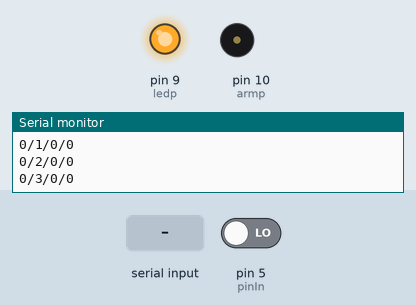
This sketch was run on a simulated SparkFun Pro Micro, built with avr-gcc and run on an emulated ATmega32U4. Shown: output pins drawn as LEDs (lit = HIGH), buzzer (waves = sounding), the last lines printed to the serial monitor. The test bench sets the inputs (shaded band); at power-on: pin 5 (pinIn) LOW. Pins used as bus, display or sensor lines are not drawn.

Above: at 2.8 s.
2.9 s: pin 5 (pinIn) driven HIGH
At 4.2 s:
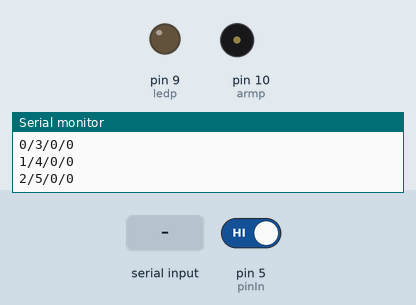
4.5 s: "1\n" received over Serial
At 9.6 s:
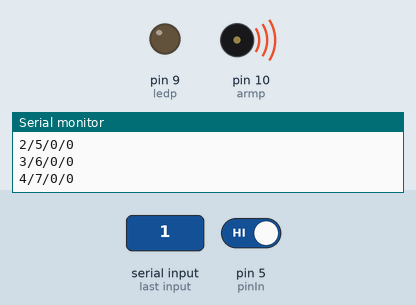
Timing chart, 0 to 29.2 s (numbered marks = the images above; inputs shaded):
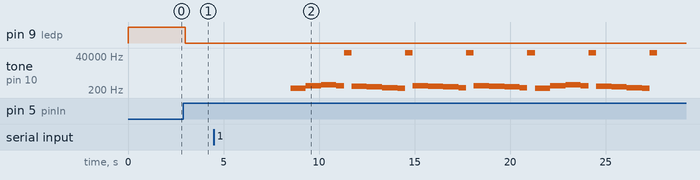

The sketch:

sr502.ino
```cpp
/*
  Music define

*/
#define NOTE_D0 -1
#define NOTE_D1 262
#define NOTE_D2 294
#define NOTE_D3 330
#define NOTE_D4 350
#define NOTE_D5 393
#define NOTE_D6 441
#define NOTE_D7 495

#define NOTE_DL1 131
#define NOTE_DL2 147
#define NOTE_DL3 165
#define NOTE_DL4 175
#define NOTE_DL5 196
#define NOTE_DL6 221
#define NOTE_DL7 248

#define NOTE_DH1 525
#define NOTE_DH2 589
#define NOTE_DH3 661
#define NOTE_DH4 700
#define NOTE_DH5 786
#define NOTE_DH6 882
#define NOTE_DH7 990

#define WHOLE 1
#define HALF 0.5
#define QUARTER 0.25
#define EIGHTH 0.25
#define SIXTEENTH 0.625

//这部分是用英文对应了拍子，这样后面也比较好看
int tune[] =
{
  NOTE_D1,NOTE_D1,NOTE_D5,NOTE_D5,NOTE_D6,NOTE_D6,NOTE_D5,NOTE_D0,
  NOTE_D4,NOTE_D4,NOTE_D3,NOTE_D3,NOTE_D2,NOTE_D2,NOTE_D1,NOTE_D0,
  NOTE_D5,NOTE_D5,NOTE_D4,NOTE_D4,NOTE_D3,NOTE_D3,NOTE_D2,NOTE_D0,
  NOTE_D5,NOTE_D5,NOTE_D4,NOTE_D4,NOTE_D3,NOTE_D3,NOTE_D2,NOTE_D0,
  NOTE_D1,NOTE_D1,NOTE_D5,NOTE_D5,NOTE_D6,NOTE_D6,NOTE_D5,NOTE_D0,
  NOTE_D4,NOTE_D4,NOTE_D3,NOTE_D3,NOTE_D2,NOTE_D2,NOTE_D1,NOTE_D0,

};//这部分就是整首曲子的音符部分，用了一个序列定义为tune，整数

float duration[]=
{
  1,1,1,1,1,1,1,1,
  1,1,1,1,1,1,1,1,
  1,1,1,1,1,1,1,1,
  1,1,1,1,1,1,1,1,
  1,1,1,1,1,1,1,1,
  1,1,1,1,1,1,1,1,

};//这部分是整首曲子的接拍部分，也定义个序列duration，浮点（数组的个数和前面音符的个数是一样的，一一对应么）
int length;//这里定义一个变量，后面用来表示共有多少个音符

/*
  get infrared port
  led OFF as somebody
  led ON is nobody
*/
const int pinIn=5;int stIn=0;
int scount=0;int lcount=0;int tcount=0;int ncount=0;
//led show
int ledp=9;
//alram
int armp=10;
//inputString
String inputString = "";         // a string to hold incoming data

void setup(){
  /*music define*/
   length = sizeof(tune)/sizeof(tune[0]);//这里用了一个sizeof函数，可以查出tone序列里有多少个音符
  //
  pinMode(pinIn,INPUT);
  pinMode(ledp,OUTPUT);
  pinMode(armp,OUTPUT);
  //Serial initial
  Serial.begin(9600);
}

void loop(){
  stIn=digitalRead(pinIn);
  //Serial.println(stIn);
  if(stIn==HIGH){
    //  Serial.println(" Somebody ");
      scount++;
      digitalWrite(ledp,LOW);
  }else{
    //  Serial.println(" Nobody ");
      digitalWrite(ledp,HIGH);
  }
  lcount++;

  Serial.print(scount);Serial.print("/");Serial.print(lcount);
  Serial.print("/");Serial.print(tcount); Serial.print("/"); Serial.println(ncount);
  if(lcount>=60){
    if(scount==0){
    Serial.println("I'm sure it's nobody in 60 seconds");
    ncount++;
  }else{
      digitalWrite(armp,HIGH);
      delay(500);
      digitalWrite(armp,LOW);
    tcount++;
  }
    lcount=0;
    scount=0;
    //tcount show the 30 mini
    if(tcount>=30){
    //alarm
     alarms();
     tcount=0;
    }
    //noboby >5 then tcount=0
    if(ncount>=5){
      ncount=0;
      tcount=0;
    }
}
  if(Serial.available()) {
    // get the new byte:
    char inChar = (char)Serial.read();
    // add it to the inputString:
    inputString += inChar;
    // if the incoming character is a newline, set a flag
    // so the main loop can do something about it:
    if (inChar == '\n') {
      alarms();
    }
  }

  delay(1000);
}

void alarms(){
     digitalWrite(armp,HIGH);
    delay(2500);
    digitalWrite(armp,LOW);

   for(int x=0;x<length;x++)//循环音符的次数
   {
    tone(armp,tune[x]);//此函数依次播放tune序列里的数组，即每个音符
    delay(400*duration[x]);//每个音符持续的时间，即节拍duration，400是调整时间的越大，曲子速度越慢，越小曲子速度越快，自己掌握吧
    noTone(armp);//停止当前音符，进入下一音符
   }
}
```

Measured:
- after the input at 2.9 s, pin 9 (ledp): HIGH → LOW after 0.10 s
- after the input at 4.5 s, tone on pin 10 (armp): plays 262 Hz for 0.80 s, 393 Hz for 0.80 s, 441 Hz for 0.80 s, 393 Hz for 0.40 s, 65535 Hz for 0.40 s, 350 Hz for 0.80 s … (30 notes in this stretch), starting after 4.0 s
